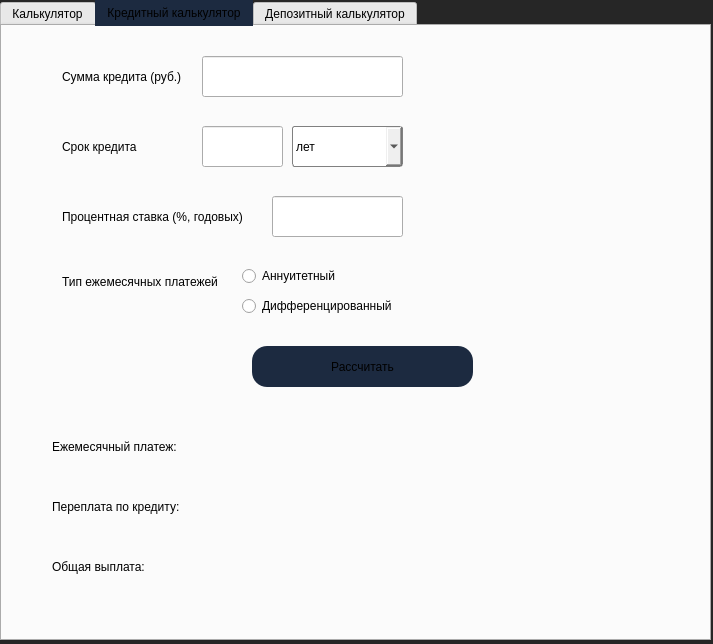
<?xml version="1.0" encoding="UTF-8"?>
<ui version="4.0">
 <class>MainWindow</class>
 <widget class="QMainWindow" name="MainWindow">
  <property name="geometry">
   <rect>
    <x>0</x>
    <y>0</y>
    <width>713</width>
    <height>644</height>
   </rect>
  </property>
  <property name="baseSize">
   <size>
    <width>0</width>
    <height>0</height>
   </size>
  </property>
  <property name="windowTitle">
   <string>MainWindow</string>
  </property>
  <property name="layoutDirection">
   <enum>Qt::LeftToRight</enum>
  </property>
  <property name="styleSheet">
   <string notr="true">QMainWindow {
background-color: rgb(38, 38, 38);
}</string>
  </property>
  <widget class="QWidget" name="centralwidget">
   <widget class="QTabWidget" name="tabWidget">
    <property name="geometry">
     <rect>
      <x>0</x>
      <y>0</y>
      <width>711</width>
      <height>641</height>
     </rect>
    </property>
    <property name="styleSheet">
     <string notr="true">
QTabBar::tab:selected, QTabBar::tab:hover {
    background-color: rgb(28, 42, 64);
}</string>
    </property>
    <property name="currentIndex">
     <number>1</number>
    </property>
    <widget class="QWidget" name="tab">
     <attribute name="title">
      <string>Калькулятор</string>
     </attribute>
     <widget class="QSpinBox" name="lineEditYmin">
      <property name="geometry">
       <rect>
        <x>490</x>
        <y>10</y>
        <width>61</width>
        <height>31</height>
       </rect>
      </property>
      <property name="styleSheet">
       <string notr="true">QSpinBox {
background-color:  rgb(54, 53, 54);
}</string>
      </property>
      <property name="minimum">
       <number>-1000000</number>
      </property>
      <property name="maximum">
       <number>1000000</number>
      </property>
      <property name="value">
       <number>-5</number>
      </property>
     </widget>
     <widget class="QPushButton" name="PushButton9">
      <property name="geometry">
       <rect>
        <x>500</x>
        <y>330</y>
        <width>91</width>
        <height>61</height>
       </rect>
      </property>
      <property name="styleSheet">
       <string notr="true">QPushButton{
	background-color:   rgb(54, 53, 54);
	border-style: outset;
	border-radius: 15px;
	border-color: rgb(33, 33, 33);
}
QPushButton:pressed {
background-color: rgb(39, 39, 39);
border-color: rgb(172, 172, 173);
border-width: 1px;
}</string>
      </property>
      <property name="text">
       <string>9</string>
      </property>
     </widget>
     <widget class="QPushButton" name="PushButtonMult">
      <property name="geometry">
       <rect>
        <x>600</x>
        <y>260</y>
        <width>91</width>
        <height>61</height>
       </rect>
      </property>
      <property name="styleSheet">
       <string notr="true">QPushButton{
	background-color:  rgb(28, 42, 64);
	border-style: outset;
	border-radius: 15px;
	border-color: rgb(33, 33, 33);
}
QPushButton:pressed {
background-color:rgb(8, 4, 41); 
}</string>
      </property>
      <property name="text">
       <string>*</string>
      </property>
     </widget>
     <widget class="QPushButton" name="PushButton1">
      <property name="geometry">
       <rect>
        <x>300</x>
        <y>470</y>
        <width>91</width>
        <height>61</height>
       </rect>
      </property>
      <property name="styleSheet">
       <string notr="true">QPushButton{
	background-color:  rgb(54, 53, 54);
	border-style: outset;
	border-radius: 15px;
	border-color: rgb(33, 33, 33);
}
QPushButton:pressed {
background-color: rgb(39, 39, 39);
border-color: rgb(172, 172, 173);
border-width: 1px;
}</string>
      </property>
      <property name="text">
       <string>1</string>
      </property>
     </widget>
     <widget class="QPushButton" name="PushButton6">
      <property name="geometry">
       <rect>
        <x>500</x>
        <y>400</y>
        <width>91</width>
        <height>61</height>
       </rect>
      </property>
      <property name="styleSheet">
       <string notr="true">QPushButton{
	background-color:  rgb(54, 53, 54);
	border-style: outset;
	border-radius: 15px;
	border-color: rgb(33, 33, 33);
}
QPushButton:pressed {
background-color: rgb(39, 39, 39);
border-color: rgb(172, 172, 173);
border-width: 1px;
}</string>
      </property>
      <property name="text">
       <string>6</string>
      </property>
     </widget>
     <widget class="QLabel" name="label_6">
      <property name="geometry">
       <rect>
        <x>140</x>
        <y>10</y>
        <width>51</width>
        <height>31</height>
       </rect>
      </property>
      <property name="text">
       <string> X min</string>
      </property>
     </widget>
     <widget class="QPushButton" name="PushButton4">
      <property name="geometry">
       <rect>
        <x>300</x>
        <y>400</y>
        <width>91</width>
        <height>61</height>
       </rect>
      </property>
      <property name="styleSheet">
       <string notr="true">QPushButton{
	background-color:   rgb(54, 53, 54);
	border-style: outset;
	border-radius: 15px;
	border-color: rgb(33, 33, 33);
}
QPushButton:pressed {
background-color: rgb(39, 39, 39);
border-color: rgb(172, 172, 173);
border-width: 1px;
}</string>
      </property>
      <property name="text">
       <string>4</string>
      </property>
     </widget>
     <widget class="QPushButton" name="PushButton0">
      <property name="geometry">
       <rect>
        <x>300</x>
        <y>540</y>
        <width>191</width>
        <height>61</height>
       </rect>
      </property>
      <property name="styleSheet">
       <string notr="true">QPushButton{
	background-color:   rgb(54, 53, 54);
	border-style: outset;
	border-radius: 15px;
	border-color: rgb(33, 33, 33);
}
QPushButton:pressed {
background-color: rgb(39, 39, 39);
border-color: rgb(172, 172, 173);
border-width: 1px;
}</string>
      </property>
      <property name="text">
       <string>0</string>
      </property>
     </widget>
     <widget class="QPushButton" name="PushButtonExp">
      <property name="geometry">
       <rect>
        <x>200</x>
        <y>470</y>
        <width>91</width>
        <height>61</height>
       </rect>
      </property>
      <property name="styleSheet">
       <string notr="true">QPushButton{
	background-color:  rgb(28, 42, 64);
	border-style: outset;
	border-radius: 15px;
	border-color: rgb(33, 33, 33);
}
QPushButton:pressed {
background-color:rgb(8, 4, 41); 
}</string>
      </property>
      <property name="text">
       <string>^</string>
      </property>
     </widget>
     <widget class="QPushButton" name="PushButtonAsin">
      <property name="geometry">
       <rect>
        <x>100</x>
        <y>400</y>
        <width>91</width>
        <height>61</height>
       </rect>
      </property>
      <property name="styleSheet">
       <string notr="true">QPushButton{
	background-color:  rgb(28, 42, 64);
	border-style: outset;
	border-radius: 15px;
	border-color: rgb(33, 33, 33);
}
QPushButton:pressed {
background-color:rgb(8, 4, 41); 
}</string>
      </property>
      <property name="text">
       <string>asin</string>
      </property>
     </widget>
     <widget class="QPushButton" name="PushButtonDot">
      <property name="geometry">
       <rect>
        <x>500</x>
        <y>540</y>
        <width>91</width>
        <height>61</height>
       </rect>
      </property>
      <property name="styleSheet">
       <string notr="true">QPushButton{
	background-color:   rgb(54, 53, 54);
	border-style: outset;
	border-radius: 15px;
	border-color: rgb(33, 33, 33);
}
QPushButton:pressed {
background-color: rgb(39, 39, 39);
border-color: rgb(172, 172, 173);
border-width: 1px;
}</string>
      </property>
      <property name="text">
       <string>.</string>
      </property>
     </widget>
     <widget class="QLabel" name="label_2">
      <property name="geometry">
       <rect>
        <x>0</x>
        <y>210</y>
        <width>91</width>
        <height>41</height>
       </rect>
      </property>
      <property name="text">
       <string>Enter X value:</string>
      </property>
     </widget>
     <widget class="QPushButton" name="PushButtonAcos">
      <property name="geometry">
       <rect>
        <x>100</x>
        <y>330</y>
        <width>91</width>
        <height>61</height>
       </rect>
      </property>
      <property name="styleSheet">
       <string notr="true">QPushButton{
	background-color:  rgb(28, 42, 64);
	border-style: outset;
	border-radius: 15px;
	border-color: rgb(33, 33, 33);
}
QPushButton:pressed {
background-color:rgb(8, 4, 41); 
}</string>
      </property>
      <property name="text">
       <string>acos</string>
      </property>
     </widget>
     <widget class="QSpinBox" name="lineEditXmax">
      <property name="geometry">
       <rect>
        <x>340</x>
        <y>10</y>
        <width>61</width>
        <height>31</height>
       </rect>
      </property>
      <property name="styleSheet">
       <string notr="true">QSpinBox {
background-color:  rgb(54, 53, 54);
}</string>
      </property>
      <property name="minimum">
       <number>-1000000</number>
      </property>
      <property name="maximum">
       <number>1000000</number>
      </property>
      <property name="value">
       <number>5</number>
      </property>
     </widget>
     <widget class="QPushButton" name="PushButton2">
      <property name="geometry">
       <rect>
        <x>400</x>
        <y>470</y>
        <width>91</width>
        <height>61</height>
       </rect>
      </property>
      <property name="styleSheet">
       <string notr="true">QPushButton{
	background-color:   rgb(54, 53, 54);
	border-style: outset;
	border-radius: 15px;
	border-color: rgb(33, 33, 33);
}
QPushButton:pressed {
background-color: rgb(39, 39, 39);
border-color: rgb(172, 172, 173);
border-width: 1px;
}</string>
      </property>
      <property name="text">
       <string>2</string>
      </property>
     </widget>
     <widget class="QPushButton" name="PushButtonSqrt">
      <property name="geometry">
       <rect>
        <x>200</x>
        <y>540</y>
        <width>91</width>
        <height>61</height>
       </rect>
      </property>
      <property name="styleSheet">
       <string notr="true">QPushButton{
	background-color:  rgb(28, 42, 64);
	border-style: outset;
	border-radius: 15px;
	border-color: rgb(33, 33, 33);
}
QPushButton:pressed {
background-color:rgb(8, 4, 41); 
}</string>
      </property>
      <property name="text">
       <string>sqrt</string>
      </property>
     </widget>
     <widget class="QLabel" name="label_8">
      <property name="geometry">
       <rect>
        <x>430</x>
        <y>10</y>
        <width>51</width>
        <height>31</height>
       </rect>
      </property>
      <property name="text">
       <string> Y min</string>
      </property>
     </widget>
     <widget class="QPushButton" name="PushButtonDiv">
      <property name="geometry">
       <rect>
        <x>500</x>
        <y>260</y>
        <width>91</width>
        <height>61</height>
       </rect>
      </property>
      <property name="styleSheet">
       <string notr="true">QPushButton{
	background-color:  rgb(28, 42, 64);
	border-style: outset;
	border-radius: 15px;
	border-color: rgb(33, 33, 33);
}
QPushButton:pressed {
background-color:rgb(8, 4, 41); 
}</string>
      </property>
      <property name="text">
       <string>/</string>
      </property>
     </widget>
     <widget class="QSpinBox" name="lineEditXmin">
      <property name="geometry">
       <rect>
        <x>200</x>
        <y>10</y>
        <width>61</width>
        <height>31</height>
       </rect>
      </property>
      <property name="styleSheet">
       <string notr="true">QSpinBox {
background-color:  rgb(54, 53, 54);
}</string>
      </property>
      <property name="minimum">
       <number>-1000000</number>
      </property>
      <property name="maximum">
       <number>1000000</number>
      </property>
      <property name="value">
       <number>-5</number>
      </property>
     </widget>
     <widget class="QSpinBox" name="lineEditYmax">
      <property name="geometry">
       <rect>
        <x>630</x>
        <y>10</y>
        <width>61</width>
        <height>31</height>
       </rect>
      </property>
      <property name="styleSheet">
       <string notr="true">QSpinBox {
background-color:  rgb(54, 53, 54);
}</string>
      </property>
      <property name="minimum">
       <number>-1000000</number>
      </property>
      <property name="maximum">
       <number>1000000</number>
      </property>
      <property name="value">
       <number>5</number>
      </property>
     </widget>
     <widget class="QPushButton" name="PushButtonMod">
      <property name="geometry">
       <rect>
        <x>200</x>
        <y>400</y>
        <width>91</width>
        <height>61</height>
       </rect>
      </property>
      <property name="styleSheet">
       <string notr="true">QPushButton{
	background-color: rgb(28, 42, 64);
	border-style: outset;
	border-radius: 15px;
	border-color: rgb(33, 33, 33);
}
QPushButton:pressed {
background-color:rgb(8, 4, 41); 
}</string>
      </property>
      <property name="text">
       <string>mod</string>
      </property>
     </widget>
     <widget class="QPushButton" name="PushButton7">
      <property name="geometry">
       <rect>
        <x>300</x>
        <y>330</y>
        <width>91</width>
        <height>61</height>
       </rect>
      </property>
      <property name="styleSheet">
       <string notr="true">QPushButton{
	background-color:   rgb(54, 53, 54);
	border-style: outset;
	border-radius: 15px;
	border-color: rgb(33, 33, 33);
}
QPushButton:pressed {
background-color: rgb(39, 39, 39);
border-color: rgb(172, 172, 173);
border-width: 1px;
}</string>
      </property>
      <property name="text">
       <string>7</string>
      </property>
     </widget>
     <widget class="QPushButton" name="PushButtonBracClose">
      <property name="geometry">
       <rect>
        <x>100</x>
        <y>260</y>
        <width>91</width>
        <height>61</height>
       </rect>
      </property>
      <property name="styleSheet">
       <string notr="true">QPushButton{
	background-color:  rgb(28, 42, 64);
	border-style: outset;
	border-radius: 15px;
	border-color: rgb(33, 33, 33);
}
QPushButton:pressed {
background-color:rgb(8, 4, 41); 
}</string>
      </property>
      <property name="text">
       <string>)</string>
      </property>
     </widget>
     <widget class="QPushButton" name="PushButtonLog">
      <property name="geometry">
       <rect>
        <x>100</x>
        <y>540</y>
        <width>91</width>
        <height>61</height>
       </rect>
      </property>
      <property name="styleSheet">
       <string notr="true">QPushButton{
	background-color:  rgb(28, 42, 64);
	border-style: outset;
	border-radius: 15px;
	border-color: rgb(33, 33, 33);
}
QPushButton:pressed {
background-color:rgb(8, 4, 41); 
}</string>
      </property>
      <property name="text">
       <string>log</string>
      </property>
     </widget>
     <widget class="QPushButton" name="PushButtonAC">
      <property name="geometry">
       <rect>
        <x>300</x>
        <y>260</y>
        <width>91</width>
        <height>61</height>
       </rect>
      </property>
      <property name="styleSheet">
       <string notr="true">QPushButton{
	background-color:  rgb(28, 42, 64);
	border-style: outset;
	border-radius: 15px;
	border-color: rgb(33, 33, 33);
}
QPushButton:pressed {
background-color:rgb(8, 4, 41); 
}</string>
      </property>
      <property name="text">
       <string>AC</string>
      </property>
     </widget>
     <widget class="QLabel" name="label_7">
      <property name="geometry">
       <rect>
        <x>280</x>
        <y>10</y>
        <width>51</width>
        <height>31</height>
       </rect>
      </property>
      <property name="text">
       <string> X max</string>
      </property>
     </widget>
     <widget class="QPushButton" name="PushButtonLn">
      <property name="geometry">
       <rect>
        <x>0</x>
        <y>540</y>
        <width>91</width>
        <height>61</height>
       </rect>
      </property>
      <property name="styleSheet">
       <string notr="true">QPushButton{
	background-color:  rgb(28, 42, 64);
	border-style: outset;
	border-radius: 15px;
	border-color: rgb(33, 33, 33);
}
QPushButton:pressed {
background-color:rgb(8, 4, 41); 
}</string>
      </property>
      <property name="text">
       <string>ln</string>
      </property>
     </widget>
     <widget class="QPushButton" name="PushButtonGraph">
      <property name="geometry">
       <rect>
        <x>0</x>
        <y>10</y>
        <width>131</width>
        <height>31</height>
       </rect>
      </property>
      <property name="styleSheet">
       <string notr="true">QPushButton{
	background-color:  rgb(54, 53, 54);
	border-style: outset;
	border-radius: 15px;
	border-color: rgb(33, 33, 33);
}
QPushButton:pressed {
background-color: rgb(39, 39, 39);
}</string>
      </property>
      <property name="text">
       <string>Graphing</string>
      </property>
     </widget>
     <widget class="QPushButton" name="PushButtonTan">
      <property name="geometry">
       <rect>
        <x>0</x>
        <y>470</y>
        <width>91</width>
        <height>61</height>
       </rect>
      </property>
      <property name="styleSheet">
       <string notr="true">QPushButton{
	background-color:  rgb(28, 42, 64);
	border-style: outset;
	border-radius: 15px;
	border-color: rgb(33, 33, 33);
}
QPushButton:pressed {
background-color:rgb(8, 4, 41); 
}</string>
      </property>
      <property name="text">
       <string>tan</string>
      </property>
     </widget>
     <widget class="QPushButton" name="PushButtonBracOpen">
      <property name="geometry">
       <rect>
        <x>0</x>
        <y>260</y>
        <width>91</width>
        <height>61</height>
       </rect>
      </property>
      <property name="styleSheet">
       <string notr="true">QPushButton{
	background-color:  rgb(28, 42, 64);
	border-style: outset;
	border-radius: 15px;
	border-color: rgb(33, 33, 33);
}
QPushButton:pressed {
background-color:rgb(8, 4, 41); 
}</string>
      </property>
      <property name="text">
       <string>(</string>
      </property>
     </widget>
     <widget class="QPushButton" name="PushButtonSin">
      <property name="geometry">
       <rect>
        <x>0</x>
        <y>400</y>
        <width>91</width>
        <height>61</height>
       </rect>
      </property>
      <property name="styleSheet">
       <string notr="true">QPushButton{
	background-color:  rgb(28, 42, 64);
	border-style: outset;
	border-radius: 15px;
	border-color: rgb(33, 33, 33);
}
QPushButton:pressed {
background-color:rgb(8, 4, 41); 
}</string>
      </property>
      <property name="text">
       <string>sin</string>
      </property>
     </widget>
     <widget class="QPushButton" name="PushButton5">
      <property name="geometry">
       <rect>
        <x>400</x>
        <y>400</y>
        <width>91</width>
        <height>61</height>
       </rect>
      </property>
      <property name="styleSheet">
       <string notr="true">QPushButton{
	background-color:  rgb(54, 53, 54);
	border-style: outset;
	border-radius: 15px;
	border-color: rgb(33, 33, 33);
}
QPushButton:pressed {
background-color: rgb(39, 39, 39);
border-color: rgb(172, 172, 173);
border-width: 1px;
}</string>
      </property>
      <property name="text">
       <string>5</string>
      </property>
     </widget>
     <widget class="QPushButton" name="PushButtonPlus">
      <property name="geometry">
       <rect>
        <x>600</x>
        <y>330</y>
        <width>91</width>
        <height>61</height>
       </rect>
      </property>
      <property name="styleSheet">
       <string notr="true">QPushButton{
	background-color:  rgb(28, 42, 64);
	border-style: outset;
	border-radius: 15px;
	border-color: rgb(33, 33, 33);
}
QPushButton:pressed {
background-color:rgb(8, 4, 41); 
}</string>
      </property>
      <property name="text">
       <string>+</string>
      </property>
     </widget>
     <widget class="QPushButton" name="PushButtonAtan">
      <property name="geometry">
       <rect>
        <x>100</x>
        <y>470</y>
        <width>91</width>
        <height>61</height>
       </rect>
      </property>
      <property name="styleSheet">
       <string notr="true">QPushButton{
	background-color:  rgb(28, 42, 64);
	border-style: outset;
	border-radius: 15px;
	border-color: rgb(33, 33, 33);
}
QPushButton:pressed {
background-color:rgb(8, 4, 41); 
}</string>
      </property>
      <property name="text">
       <string>atan</string>
      </property>
     </widget>
     <widget class="QPushButton" name="PushButton8">
      <property name="geometry">
       <rect>
        <x>400</x>
        <y>330</y>
        <width>91</width>
        <height>61</height>
       </rect>
      </property>
      <property name="styleSheet">
       <string notr="true">QPushButton{
	background-color:   rgb(54, 53, 54);
	border-style: outset;
	border-radius: 15px;
	border-color: rgb(33, 33, 33);
}
QPushButton:pressed {
background-color: rgb(39, 39, 39);
border-color: rgb(172, 172, 173);
border-width: 1px;
}</string>
      </property>
      <property name="text">
       <string>8</string>
      </property>
     </widget>
     <widget class="QPushButton" name="PushButtonMinus">
      <property name="geometry">
       <rect>
        <x>600</x>
        <y>400</y>
        <width>91</width>
        <height>61</height>
       </rect>
      </property>
      <property name="styleSheet">
       <string notr="true">QPushButton{
	background-color:  rgb(28, 42, 64);
	border-style: outset;
	border-radius: 15px;
	border-color: rgb(33, 33, 33);
}
QPushButton:pressed {
background-color:rgb(8, 4, 41); 
}</string>
      </property>
      <property name="text">
       <string>-</string>
      </property>
     </widget>
     <widget class="QPushButton" name="PushButtonDel">
      <property name="geometry">
       <rect>
        <x>400</x>
        <y>260</y>
        <width>91</width>
        <height>61</height>
       </rect>
      </property>
      <property name="styleSheet">
       <string notr="true">QPushButton{
	background-color:  rgb(28, 42, 64);
	border-style: outset;
	border-radius: 15px;
	border-color: rgb(33, 33, 33);
}
QPushButton:pressed {
background-color:rgb(8, 4, 41); 
}</string>
      </property>
      <property name="text">
       <string>DEL</string>
      </property>
     </widget>
     <widget class="QLineEdit" name="lineEdit_X">
      <property name="geometry">
       <rect>
        <x>100</x>
        <y>210</y>
        <width>301</width>
        <height>41</height>
       </rect>
      </property>
      <property name="text">
       <string>0.000000</string>
      </property>
     </widget>
     <widget class="QLineEdit" name="lineEdit">
      <property name="geometry">
       <rect>
        <x>0</x>
        <y>50</y>
        <width>701</width>
        <height>151</height>
       </rect>
      </property>
      <property name="font">
       <font>
        <pointsize>25</pointsize>
       </font>
      </property>
      <property name="text">
       <string/>
      </property>
      <property name="alignment">
       <set>Qt::AlignRight|Qt::AlignTrailing|Qt::AlignVCenter</set>
      </property>
     </widget>
     <widget class="QPushButton" name="PushButtonCos">
      <property name="geometry">
       <rect>
        <x>0</x>
        <y>330</y>
        <width>91</width>
        <height>61</height>
       </rect>
      </property>
      <property name="styleSheet">
       <string notr="true">QPushButton{
	background-color: rgb(28, 42, 64);
	border-style: outset;
	border-radius: 15px;
	border-color: rgb(33, 33, 33);
}
QPushButton:pressed {
background-color:rgb(8, 4, 41); 
}</string>
      </property>
      <property name="text">
       <string>cos</string>
      </property>
     </widget>
     <widget class="QLabel" name="label_9">
      <property name="geometry">
       <rect>
        <x>570</x>
        <y>10</y>
        <width>51</width>
        <height>31</height>
       </rect>
      </property>
      <property name="text">
       <string> Y max</string>
      </property>
     </widget>
     <widget class="QPushButton" name="PushButtonX">
      <property name="geometry">
       <rect>
        <x>200</x>
        <y>260</y>
        <width>91</width>
        <height>131</height>
       </rect>
      </property>
      <property name="styleSheet">
       <string notr="true">QPushButton{
	background-color:  rgb(28, 42, 64);
	border-style: outset;
	border-radius: 15px;
	border-color: rgb(33, 33, 33);
}
QPushButton:pressed {
background-color: rgb(8, 4, 41);
}</string>
      </property>
      <property name="text">
       <string>x</string>
      </property>
     </widget>
     <widget class="QPushButton" name="PushButtonEqual">
      <property name="geometry">
       <rect>
        <x>600</x>
        <y>470</y>
        <width>91</width>
        <height>131</height>
       </rect>
      </property>
      <property name="font">
       <font>
        <pointsize>20</pointsize>
       </font>
      </property>
      <property name="styleSheet">
       <string notr="true">QPushButton{
	background-color:  rgb(28, 42, 64);
	border-style: outset;
	border-radius: 15px;
	border-color: rgb(33, 33, 33);
}
QPushButton:pressed {
background-color:rgb(8, 4, 41); 
}</string>
      </property>
      <property name="text">
       <string>=</string>
      </property>
     </widget>
     <widget class="QPushButton" name="PushButton3">
      <property name="geometry">
       <rect>
        <x>500</x>
        <y>470</y>
        <width>91</width>
        <height>61</height>
       </rect>
      </property>
      <property name="styleSheet">
       <string notr="true">QPushButton{
	background-color:  rgb(54, 53, 54);
	border-style: outset;
	border-radius: 15px;
	border-color: rgb(33, 33, 33);
}
QPushButton:pressed {
background-color: rgb(39, 39, 39);
border-color: rgb(172, 172, 173);
border-width: 1px;
}</string>
      </property>
      <property name="text">
       <string>3</string>
      </property>
     </widget>
    </widget>
    <widget class="QWidget" name="tab_2">
     <attribute name="title">
      <string>Кредитный калькулятор</string>
     </attribute>
     <widget class="QLineEdit" name="lineEditLoanSum">
      <property name="geometry">
       <rect>
        <x>200</x>
        <y>30</y>
        <width>201</width>
        <height>41</height>
       </rect>
      </property>
      <property name="styleSheet">
       <string notr="true">QLineEdit {
background-color rgb(99, 99, 100);
}</string>
      </property>
     </widget>
     <widget class="QLabel" name="label">
      <property name="geometry">
       <rect>
        <x>60</x>
        <y>40</y>
        <width>161</width>
        <height>21</height>
       </rect>
      </property>
      <property name="text">
       <string>Сумма кредита (руб.)</string>
      </property>
     </widget>
     <widget class="QLineEdit" name="lineEditTerm">
      <property name="geometry">
       <rect>
        <x>200</x>
        <y>100</y>
        <width>81</width>
        <height>41</height>
       </rect>
      </property>
      <property name="styleSheet">
       <string notr="true">QLineEdit {
background-color rgb(99, 99, 100);
}</string>
      </property>
     </widget>
     <widget class="QLabel" name="label_3">
      <property name="geometry">
       <rect>
        <x>60</x>
        <y>110</y>
        <width>121</width>
        <height>21</height>
       </rect>
      </property>
      <property name="text">
       <string>Срок кредита</string>
      </property>
     </widget>
     <widget class="QComboBox" name="comboBoxTerm">
      <property name="geometry">
       <rect>
        <x>290</x>
        <y>100</y>
        <width>111</width>
        <height>41</height>
       </rect>
      </property>
      <property name="contextMenuPolicy">
       <enum>Qt::DefaultContextMenu</enum>
      </property>
      <property name="styleSheet">
       <string notr="true">QComboBox {
background-color rgb(99, 99, 100);
    border: 1px solid gray;
    border-radius: 3px;
    padding: 1px 18px 1px 3px;
    min-width: 3em;
}</string>
      </property>
      <property name="inputMethodHints">
       <set>Qt::ImhNone</set>
      </property>
      <item>
       <property name="text">
        <string>лет</string>
       </property>
      </item>
      <item>
       <property name="text">
        <string>месяцев</string>
       </property>
      </item>
     </widget>
     <widget class="QPushButton" name="pushButtonCreditCalc">
      <property name="geometry">
       <rect>
        <x>250</x>
        <y>320</y>
        <width>221</width>
        <height>41</height>
       </rect>
      </property>
      <property name="styleSheet">
       <string notr="true">QPushButton{
	background-color:  rgb(28, 42, 64);
	border-style: outset;
	border-radius: 15px;
	border-color: rgb(33, 33, 33);
}
QPushButton:pressed {
background-color:rgb(8, 4, 41); 
}</string>
      </property>
      <property name="text">
       <string>Рассчитать</string>
      </property>
     </widget>
     <widget class="QLineEdit" name="lineEditRate">
      <property name="geometry">
       <rect>
        <x>270</x>
        <y>170</y>
        <width>131</width>
        <height>41</height>
       </rect>
      </property>
      <property name="styleSheet">
       <string notr="true">QLineEdit {
background-color rgb(99, 99, 100);
}</string>
      </property>
     </widget>
     <widget class="QLabel" name="label_4">
      <property name="geometry">
       <rect>
        <x>60</x>
        <y>180</y>
        <width>211</width>
        <height>21</height>
       </rect>
      </property>
      <property name="text">
       <string>Процентная ставка (%, годовых)</string>
      </property>
     </widget>
     <widget class="QRadioButton" name="radioButtonAnnuitet">
      <property name="geometry">
       <rect>
        <x>240</x>
        <y>240</y>
        <width>111</width>
        <height>20</height>
       </rect>
      </property>
      <property name="styleSheet">
       <string notr="true">QRadioButton::indicator:checked:pressed{
background-color:rgb(8, 4, 41); 
}
</string>
      </property>
      <property name="text">
       <string>Аннуитетный</string>
      </property>
     </widget>
     <widget class="QRadioButton" name="radioButtonDifferent">
      <property name="geometry">
       <rect>
        <x>240</x>
        <y>270</y>
        <width>171</width>
        <height>20</height>
       </rect>
      </property>
      <property name="styleSheet">
       <string notr="true">QRadioButton::indicator:checked:pressed{
background-color:rgb(8, 4, 41); 
}
</string>
      </property>
      <property name="text">
       <string>Дифференцированный</string>
      </property>
     </widget>
     <widget class="QLabel" name="label_5">
      <property name="geometry">
       <rect>
        <x>60</x>
        <y>240</y>
        <width>181</width>
        <height>31</height>
       </rect>
      </property>
      <property name="text">
       <string>Тип ежемесячных платежей</string>
      </property>
     </widget>
     <widget class="QLabel" name="label_10">
      <property name="geometry">
       <rect>
        <x>50</x>
        <y>410</y>
        <width>161</width>
        <height>21</height>
       </rect>
      </property>
      <property name="text">
       <string>Ежемесячный платеж:</string>
      </property>
     </widget>
     <widget class="QLabel" name="label_11">
      <property name="geometry">
       <rect>
        <x>50</x>
        <y>470</y>
        <width>161</width>
        <height>21</height>
       </rect>
      </property>
      <property name="text">
       <string>Переплата по кредиту:</string>
      </property>
     </widget>
     <widget class="QLabel" name="label_12">
      <property name="geometry">
       <rect>
        <x>50</x>
        <y>530</y>
        <width>161</width>
        <height>21</height>
       </rect>
      </property>
      <property name="text">
       <string>Общая выплата:</string>
      </property>
     </widget>
     <widget class="QLabel" name="labelPayment">
      <property name="geometry">
       <rect>
        <x>220</x>
        <y>410</y>
        <width>311</width>
        <height>31</height>
       </rect>
      </property>
      <property name="text">
       <string/>
      </property>
     </widget>
     <widget class="QLabel" name="labelOverpay">
      <property name="geometry">
       <rect>
        <x>220</x>
        <y>470</y>
        <width>181</width>
        <height>31</height>
       </rect>
      </property>
      <property name="text">
       <string/>
      </property>
     </widget>
     <widget class="QLabel" name="labelTotal">
      <property name="geometry">
       <rect>
        <x>220</x>
        <y>530</y>
        <width>181</width>
        <height>31</height>
       </rect>
      </property>
      <property name="text">
       <string/>
      </property>
     </widget>
    </widget>
    <widget class="QWidget" name="tab_3">
     <attribute name="title">
      <string>Депозитный калькулятор</string>
     </attribute>
    </widget>
   </widget>
  </widget>
 </widget>
 <resources/>
 <connections/>
</ui>
